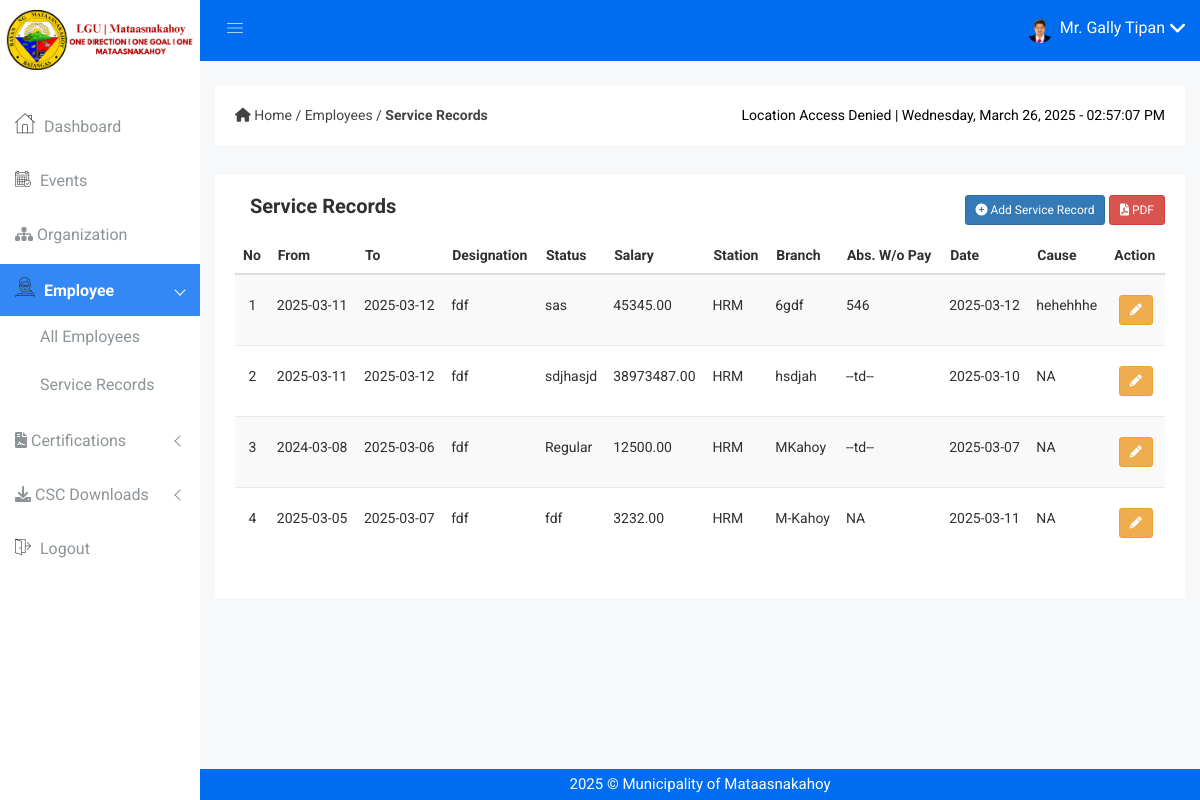
/service_records.php?empno=HRM-ADMIN (signed in), run on an earlier commit of the app's database.
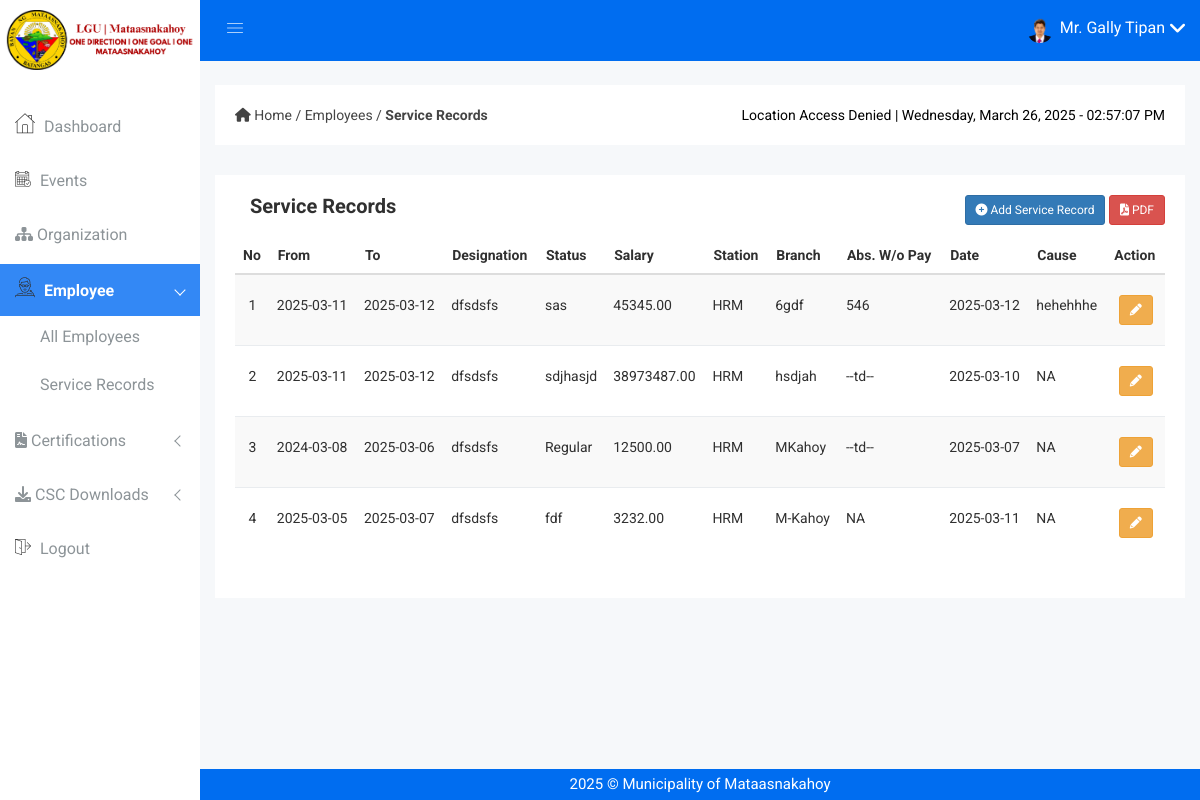
And on a later commit of the database.
### tables this page shows
CREATE TABLE IF NOT EXISTS `service_records` (
  `id` int NOT NULL AUTO_INCREMENT,
  `employee_no` varchar(100) NOT NULL,
  `from_date` date NOT NULL,
  `to_date` date NOT NULL,
  `designation` varchar(255) NOT NULL,
  `status` varchar(100) NOT NULL,
  `salary` decimal(15,2) NOT NULL,
  `station_place` varchar(255) NOT NULL,
  `branch` varchar(255) NOT NULL,
  `abs_wo_pay` varchar(50) DEFAULT NULL,
  `date_separated` date DEFAULT NULL,
  `cause_of_separation` varchar(255) DEFAULT NULL,
  `created_at` timestamp NOT NULL DEFAULT CURRENT_TIMESTAMP,
  `updated_at` timestamp NOT NULL DEFAULT CURRENT_TIMESTAMP ON UPDATE CURRENT_TIMESTAMP,
  PRIMARY KEY (`id`),
  KEY `employee_no` (`employee_no`)
);

### service_records.php (the view, shortened to what the changed rows need)
<?php
include "dbcon.php";
if (isset($_GET['empno'])) {
  $employee_no = $_GET['empno'];
  $query = "SELECT *
FROM service_records WHERE employee_no = ?";
  $stmt = $con->prepare($query);
  $stmt->bind_param("s", $employee_no);
  $stmt->execute();
  $result = $stmt->get_result();
  if ($row = $result->fetch_assoc()) {
    $employee_no = $row['employee_no'];
  }
}
?>
<!DOCTYPE html>
<html class="no-js" lang="en">
<head>
  <link rel="stylesheet" href="css/bootstrap.min.css" />
  <link rel="stylesheet" href="css/font-awesome.min.css" />
  <link rel="stylesheet" href="css/owl.carousel.css" />
  <link rel="stylesheet" href="css/owl.theme.css" />
  <link rel="stylesheet" href="css/owl.transitions.css" />
  <link rel="stylesheet" href="css/animate.css" />
  <link rel="stylesheet" href="css/normalize.css" />
  <link rel="stylesheet" href="css/meanmenu.min.css" />
  <link rel="stylesheet" href="css/main.css" />
  <link rel="stylesheet" href="css/educate-custon-icon.css" />
  <link rel="stylesheet" href="css/morrisjs/morris.css" />
  <link rel="stylesheet" href="css/scrollbar/jquery.mCustomScrollbar.min.css" />
  <link rel="stylesheet" href="css/metisMenu/metisMenu.min.css" />
  <link rel="stylesheet" href="css/metisMenu/metisMenu-vertical.css" />
  <link rel="stylesheet" href="style.css" />
  <link rel="stylesheet" href="css/responsive.css" />
  <link rel="stylesheet" href="//cdn.datatables.net/2.1.4/css/dataTables.dataTables.min.css" />
  <link href="https://cdn.jsdelivr.net/npm/sweetalert2@11.12.3/dist/sweetalert2.min.css" rel="stylesheet">
</head>
<body>
  <?php include 'includes/header.php'; ?>
                          <link rel="stylesheet" href="https://cdnjs.cloudflare.com/ajax/libs/font-awesome/6.0.0-beta3/css/all.min.css">
  <div class="product-status mg-b-15">
    <div class="container-fluid">
      <div class="row">
        <div class="col-lg-12 col-md-12 col-sm-12 col-xs-12">
          <div class="product-status-wrap drp-lst">
            <div class="asset-inner">
              <table id="certHistoryTable" class="table table-striped">
                <thead>
                  <tr>
                    <th>No</th>
                    <th>From</th>
                    <th>To</th>
                    <th>Designation</th>
                    <th>Status</th>
                    <th>Salary</th>
                    <th>Station</th>
                    <th>Branch</th>
                    <th>Abs. W/o Pay</th>
                    <th>Date</th>
                    <th>Cause</th>
                    <th>Action</th>
                  </tr>
                </thead>
                <tbody>
                  <?php
                  $stmt = $con->prepare("
                                    SELECT *
                                    FROM service_records WHERE employee_no = ?
                                    ORDER BY id DESC
                                ");
                  $stmt->bind_param("s", $employee_no);
                  $stmt->execute();
                  $result = $stmt->get_result();
                  $count = 1;
                  while ($row = $result->fetch_assoc()) {
                  ?>
                    <tr>
                      <td style="text-align: center;"><?php echo $count; ?></td>
                      <td><?php echo htmlspecialchars($row['from_date']); ?></td>
                      <td><?php echo htmlspecialchars($row['to_date']); ?></td>
                      <td><?php echo htmlspecialchars($row['designation']); ?></td>
                      <td><?php echo htmlspecialchars($row['status']); ?></td>
                      <td><?php echo htmlspecialchars($row['salary']); ?></td>
                      <td><?php echo htmlspecialchars($row['station_place']); ?></td>
                      <td><?php echo htmlspecialchars($row['branch']); ?></td>
                      <td><?php echo htmlspecialchars($row['abs_wo_pay']); ?></td>
                      <td><?php echo htmlspecialchars($row['date_separated']); ?></td>
                      <td><?php echo htmlspecialchars($row['cause_of_separation']); ?></td>
                      <td>
                        <div style="text-align: center;">
                          <a href="#editservice" data-toggle="modal" data-empid="<?php echo $row['id']; ?>"
                            class="btn btn-warning btn-border btn-round btn-sm">
                            <i class="fa fa-pencil"></i>
                          </a>
                        </div>
                      </td>
                    </tr>
                  <?php
                    $count++;
                  }
                  ?>
                </tbody>
              </table>
            </div>
          </div>
        </div>
      </div>
    </div>
  </div>
  <?php include 'includes/footer.php'; ?>

What changed in the data, as far as the page shows it:
changed service_records "sas": designation "fdf" → "dfsdsfs"
changed service_records "sdjhasjd": designation "fdf" → "dfsdsfs"
changed service_records "Regular": designation "fdf" → "dfsdsfs"
changed service_records "fdf": designation "fdf" → "dfsdsfs"
